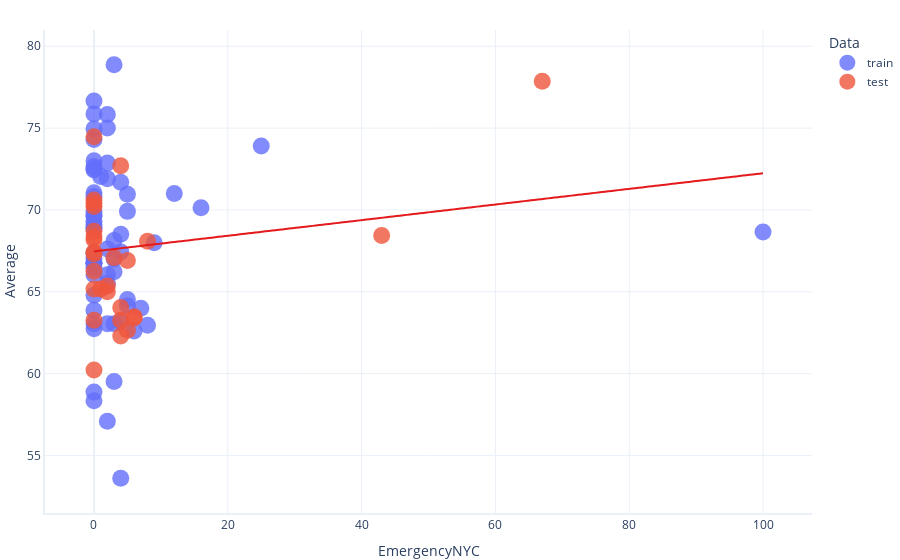

The code cell stored with this chart in its notebook:
### Code cell
# You don't need to understand this code well
# It's just used to create a scatter plot

# concatenate training and test so they can be graphed
plot_set = pd.concat([train,test])
plot_set["Data"] = ["train"] * len(train) + ["test"] * len(test)

# Create graph
graphing.scatter_2D(plot_set, "EmergencyNYC", "Average", "Data", trendline = lambda x: model.params[1] * x + model.params[0])
